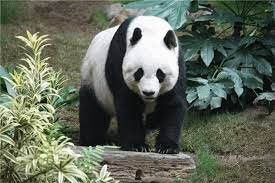
#> input picture GoruntuIslemeDersi/Uygulama3/picture1.jpg, 275 x 183 px
$ jupyter execute MedianFiltre.ipynb
#> lines starting #> are read from the running program, lines starting #| are printed output that depends on the picture
[cell 1]
import cv2
import numpy as np
import matplotlib.pyplot as plt

resim = cv2.imread('picture1.jpg')
#> resim is the input picture: shape (183, 275, 3); mean B, G, R 90.1, 104.6, 97.2
resim = cv2.cvtColor(resim, cv2.COLOR_BGR2RGB)

# Medyan Filtresi uygula
kernel_size = 5  # Filtresi boyutu (tek sayı olmalı)
yumusatilmis_resim = cv2.medianBlur(resim, kernel_size)
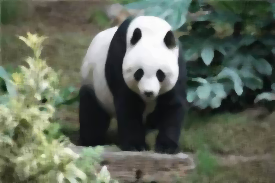
#> yumusatilmis_resim: shape (183, 275, 3); mean R, G, B 97, 104.5, 90

plt.figure(figsize=(12, 6))

plt.subplot(1, 2, 1)
plt.imshow(resim)
plt.title('Orijinal Resim')
plt.axis('off')

plt.subplot(1, 2, 2)
plt.imshow(yumusatilmis_resim)
plt.title('Medyan Filtresi Uygulanmış Resim')
plt.axis('off')

plt.tight_layout()
plt.show()
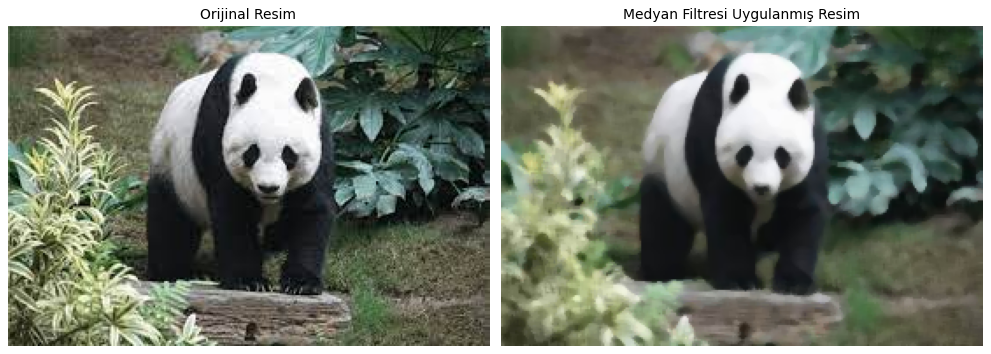
#> figure drawn by matplotlib, 2 panels
